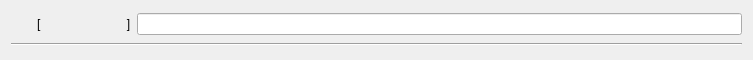
<?xml version="1.0" encoding="UTF-8"?>
<ui version="4.0">
 <class>Form</class>
 <widget class="QWidget" name="Form">
  <property name="windowModality">
   <enum>Qt::WindowModal</enum>
  </property>
  <property name="geometry">
   <rect>
    <x>0</x>
    <y>0</y>
    <width>753</width>
    <height>60</height>
   </rect>
  </property>
  <property name="sizePolicy">
   <sizepolicy hsizetype="Preferred" vsizetype="Fixed">
    <horstretch>0</horstretch>
    <verstretch>0</verstretch>
   </sizepolicy>
  </property>
  <property name="minimumSize">
   <size>
    <width>100</width>
    <height>58</height>
   </size>
  </property>
  <property name="maximumSize">
   <size>
    <width>16777215</width>
    <height>60</height>
   </size>
  </property>
  <property name="windowTitle">
   <string>Form</string>
  </property>
  <property name="windowOpacity">
   <double>0.500000000000000</double>
  </property>
  <property name="autoFillBackground">
   <bool>true</bool>
  </property>
  <property name="styleSheet">
   <string notr="true"/>
  </property>
  <layout class="QVBoxLayout" name="verticalLayout">
   <item>
    <layout class="QHBoxLayout" name="horizontalLayout">
     <property name="sizeConstraint">
      <enum>QLayout::SetDefaultConstraint</enum>
     </property>
     <property name="topMargin">
      <number>0</number>
     </property>
     <item>
      <spacer name="horizontalSpacer_2">
       <property name="orientation">
        <enum>Qt::Horizontal</enum>
       </property>
       <property name="sizeType">
        <enum>QSizePolicy::Fixed</enum>
       </property>
       <property name="sizeHint" stdset="0">
        <size>
         <width>26</width>
         <height>20</height>
        </size>
       </property>
      </spacer>
     </item>
     <item>
      <widget class="QLabel" name="label">
       <property name="layoutDirection">
        <enum>Qt::RightToLeft</enum>
       </property>
       <property name="text">
        <string>[                          ]</string>
       </property>
      </widget>
     </item>
     <item>
      <widget class="QLineEdit" name="lineEdit"/>
     </item>
    </layout>
   </item>
   <item>
    <widget class="Line" name="line">
     <property name="orientation">
      <enum>Qt::Horizontal</enum>
     </property>
    </widget>
   </item>
  </layout>
 </widget>
 <resources/>
 <connections/>
</ui>
